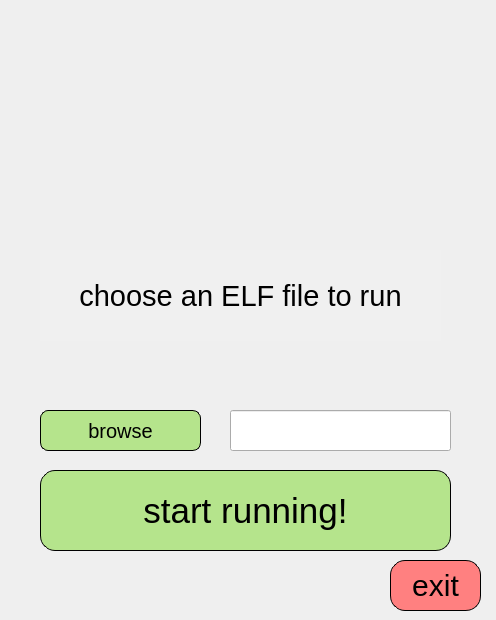
<?xml version="1.0" encoding="UTF-8"?>
<ui version="4.0">
 <class>MainWindow</class>
 <widget class="QMainWindow" name="MainWindow">
  <property name="geometry">
   <rect>
    <x>0</x>
    <y>0</y>
    <width>496</width>
    <height>620</height>
   </rect>
  </property>
  <property name="font">
   <font>
    <pointsize>14</pointsize>
   </font>
  </property>
  <property name="windowTitle">
   <string>ASMtracer</string>
  </property>
  <property name="windowIcon">
   <iconset resource="resources/resources.qrc">
    <normaloff>:/mainWindow/logo_no_bg.png</normaloff>:/mainWindow/logo_no_bg.png</iconset>
  </property>
  <property name="styleSheet">
   <string notr="true"/>
  </property>
  <widget class="QWidget" name="centralwidget">
   <widget class="QLabel" name="instrction_lbl">
    <property name="geometry">
     <rect>
      <x>40</x>
      <y>250</y>
      <width>401</width>
      <height>91</height>
     </rect>
    </property>
    <property name="font">
     <font>
      <pointsize>22</pointsize>
     </font>
    </property>
    <property name="mouseTracking">
     <bool>false</bool>
    </property>
    <property name="toolTip">
     <string/>
    </property>
    <property name="styleSheet">
     <string notr="true">background-color: rgba(255,255,255,10)</string>
    </property>
    <property name="text">
     <string>choose an ELF file to run</string>
    </property>
    <property name="scaledContents">
     <bool>false</bool>
    </property>
    <property name="alignment">
     <set>Qt::AlignCenter</set>
    </property>
    <property name="wordWrap">
     <bool>true</bool>
    </property>
   </widget>
   <widget class="QLabel" name="logo_lbl">
    <property name="geometry">
     <rect>
      <x>50</x>
      <y>10</y>
      <width>381</width>
      <height>241</height>
     </rect>
    </property>
    <property name="styleSheet">
     <string notr="true"/>
    </property>
    <property name="text">
     <string/>
    </property>
    <property name="pixmap">
     <pixmap resource="resources/resources.qrc">:/mainWindow/logo_no_bg.png</pixmap>
    </property>
    <property name="scaledContents">
     <bool>true</bool>
    </property>
   </widget>
   <widget class="QLabel" name="bg_lbl">
    <property name="geometry">
     <rect>
      <x>0</x>
      <y>0</y>
      <width>496</width>
      <height>620</height>
     </rect>
    </property>
    <property name="text">
     <string/>
    </property>
    <property name="pixmap">
     <pixmap resource="resources/resources.qrc">:/mainWindow/MainWindowBG.png</pixmap>
    </property>
    <property name="scaledContents">
     <bool>false</bool>
    </property>
   </widget>
   <widget class="QPushButton" name="choose_file_btn">
    <property name="geometry">
     <rect>
      <x>40</x>
      <y>410</y>
      <width>161</width>
      <height>41</height>
     </rect>
    </property>
    <property name="focusPolicy">
     <enum>Qt::NoFocus</enum>
    </property>
    <property name="styleSheet">
     <string notr="true">QPushButton {
	 background-color: #B5E48C;
    border-style: outset;
    border-radius: 8px;
    font:  20px;
    padding: 6px;
	border-width: 1px;
	border-color: #000;
    }

QPushButton:hover {
	font:  bold;
    border-width: 2px;
    }

QPushButton:pressed {
    background-color: rgb(29, 149, 45)
    }</string>
    </property>
    <property name="text">
     <string>browse</string>
    </property>
   </widget>
   <widget class="QPushButton" name="run_btn">
    <property name="geometry">
     <rect>
      <x>40</x>
      <y>470</y>
      <width>411</width>
      <height>81</height>
     </rect>
    </property>
    <property name="font">
     <font>
      <pointsize>-1</pointsize>
      <weight>50</weight>
      <italic>false</italic>
      <bold>false</bold>
     </font>
    </property>
    <property name="focusPolicy">
     <enum>Qt::NoFocus</enum>
    </property>
    <property name="styleSheet">
     <string notr="true">QPushButton {
	 background-color: #B5E48C;
    border-style: outset;
    border-radius: 15px;
    font:  35px;
    padding: 6px;
	border-width: 1px;
	border-color: #000;
    }

QPushButton:hover {
	font:  bold;
    border-width: 2px;
    }

QPushButton:pressed {
	border-style: inset;
    background-color: rgb(29, 149, 45)
    }</string>
    </property>
    <property name="text">
     <string>start running!</string>
    </property>
   </widget>
   <widget class="QLineEdit" name="lineEdit">
    <property name="geometry">
     <rect>
      <x>230</x>
      <y>410</y>
      <width>221</width>
      <height>41</height>
     </rect>
    </property>
   </widget>
   <widget class="QLabel" name="warning_lbl">
    <property name="geometry">
     <rect>
      <x>70</x>
      <y>350</y>
      <width>331</width>
      <height>41</height>
     </rect>
    </property>
    <property name="font">
     <font>
      <pointsize>14</pointsize>
     </font>
    </property>
    <property name="styleSheet">
     <string notr="true">color: rgb(239, 41, 41);</string>
    </property>
    <property name="text">
     <string/>
    </property>
    <property name="alignment">
     <set>Qt::AlignCenter</set>
    </property>
   </widget>
   <widget class="QPushButton" name="exit_btn">
    <property name="geometry">
     <rect>
      <x>390</x>
      <y>560</y>
      <width>91</width>
      <height>51</height>
     </rect>
    </property>
    <property name="font">
     <font>
      <pointsize>-1</pointsize>
      <weight>50</weight>
      <italic>false</italic>
      <bold>false</bold>
     </font>
    </property>
    <property name="focusPolicy">
     <enum>Qt::NoFocus</enum>
    </property>
    <property name="styleSheet">
     <string notr="true">QPushButton {
	 background-color: #ff8080;
    border-style: outset;
    border-radius: 15px;
    font:  30px;
    padding: 6px;
	border-width: 1px;
	border-color: #000;
    }

QPushButton:hover {
	font:  bold 30px;
    border-width: 3px;
	border-color: #ff3333;
    }

QPushButton:pressed {
	border-style: inset;
    background-color: #ff3333;
    }</string>
    </property>
    <property name="text">
     <string>exit</string>
    </property>
   </widget>
   <zorder>bg_lbl</zorder>
   <zorder>instrction_lbl</zorder>
   <zorder>logo_lbl</zorder>
   <zorder>choose_file_btn</zorder>
   <zorder>run_btn</zorder>
   <zorder>lineEdit</zorder>
   <zorder>warning_lbl</zorder>
   <zorder>exit_btn</zorder>
  </widget>
 </widget>
 <resources>
  <include location="resources/resources.qrc"/>
 </resources>
 <connections/>
</ui>
